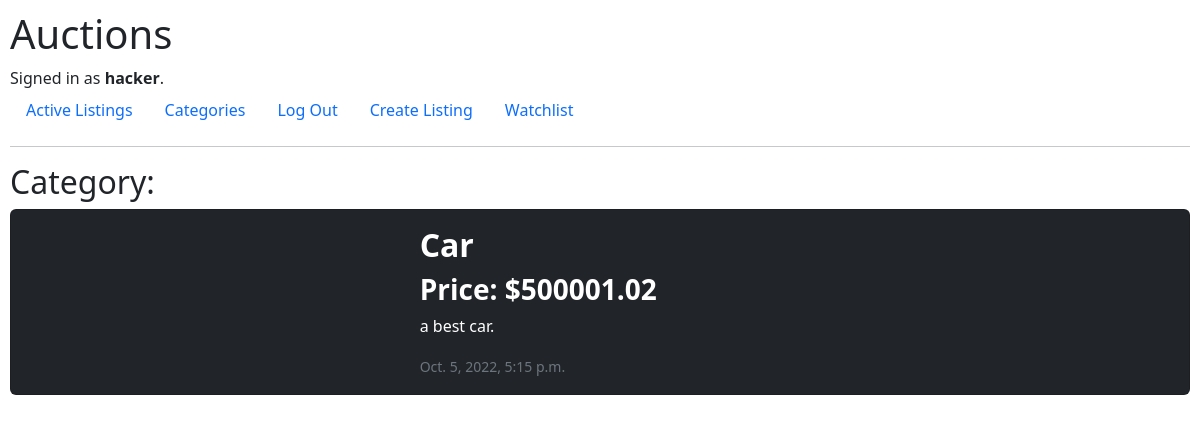
/category/Car (signed in), run on the app's committed database.
### auctions/models.py (models this page shows)
class User(AbstractUser):
    pass

class Listing(models.Model):
    name = models.CharField(max_length=64)
    description = models.CharField(max_length=512, null=True)
    image = models.CharField(max_length=512)
    created_at = models.DateTimeField(auto_now_add=True, blank=True)
    updated_at = models.DateTimeField(auto_now=True, blank=True)
    active = models.BooleanField()
    top_bid = models.FloatField()
    category = models.CharField(max_length=64, null=True)
    lister = models.ForeignKey(User, on_delete=models.CASCADE, related_name="lister")

### auctions/views.py (the view)
def category(request, cat):
    try:
        listings = Listing.objects.filter(category=cat.lower(), active=True)
    except:
        return HttpResponseRedirect(reverse("categories"))
    return render(request, "auctions/category.html", {
        "listings": listings
    })

### auctions/templates/auctions/category.html (shortened to what this page needs)
{% extends "auctions/layout.html" %}
{% block body %}
    <h2>Category: {{ cat }}</h2>
    {% for listing in listings %}
    <a id="listing_a"href="{% url 'listing' listing.id %}">
    <div class="card text-bg-dark mb-3" id="active_l" style="max-width: 100%;">
        <div class="row g-0">
        <div class="col-md-4">
        </div>
        <div class="col-md-8">
            <div class="card-body">
            <h2 class="card-title"><b>{{ listing.name }}</b></h2>
            <h3 class="card-title"><b>Price: ${{ listing.top_bid }}</b></h3>
            <p class="card-text">{{ listing.description }}</p>
            <p class="card-text"><small class="text-muted">{{ listing.updated_at }}</small></p>
            </div>
        </div>
        </div>
    </div>
    </a>
    {% endfor %}
{% endblock%}

### auctions/templates/auctions/layout.html (shortened to what this page needs)
{% load static %}
<!DOCTYPE html>
<html lang="en">
    <head>
        <link href="https://cdn.jsdelivr.net/npm/bootstrap@5.2.1/dist/css/bootstrap.min.css" rel="stylesheet">
        <link href="{% static 'auctions/styles.css' %}" rel="stylesheet">
    </head>
    <body>
        <h1>Auctions</h1>
        <div>
            {% if user.is_authenticated %}
                Signed in as <strong>{{ user.username }}</strong>.
            {% else %}
                Not signed in.
            {% endif %}
        </div>
        <ul class="nav">
            <li class="nav-item">
                <a class="nav-link" href="{% url 'index' %}">Active Listings</a>
            </li>
            <li class="nav-item">
                <a class="nav-link" href="{% url 'categories' %}">Categories</a>
            </li>
            {% if user.is_authenticated %}
                <li class="nav-item">
                    <a class="nav-link" href="{% url 'logout' %}">Log Out</a>
                </li>
                <li class="nav-item">
                    <a href="{% url 'create_listing' %}" class="nav-link">Create Listing</a>
                </li>
                <li class="nav-item">
                    <a href="{% url 'watchlist' %}" class="nav-link">Watchlist</a>
                </li>
            {% endif %}
        </ul>
        <hr>
        {% block body %}
        {% endblock %}
    </body>
</html>

### auctions/static/auctions/styles.css (style rules this page uses)
body { padding: 10px; height: 100%; }
#active_l { max-height: 10%; }
a { text-decoration: none; }

### data on the page
User: username "hacker"
Listing: name "Car", top_bid "500001.02", description "a best car.", updated_at "Oct. 5, 2022, 5:15 p.m."
